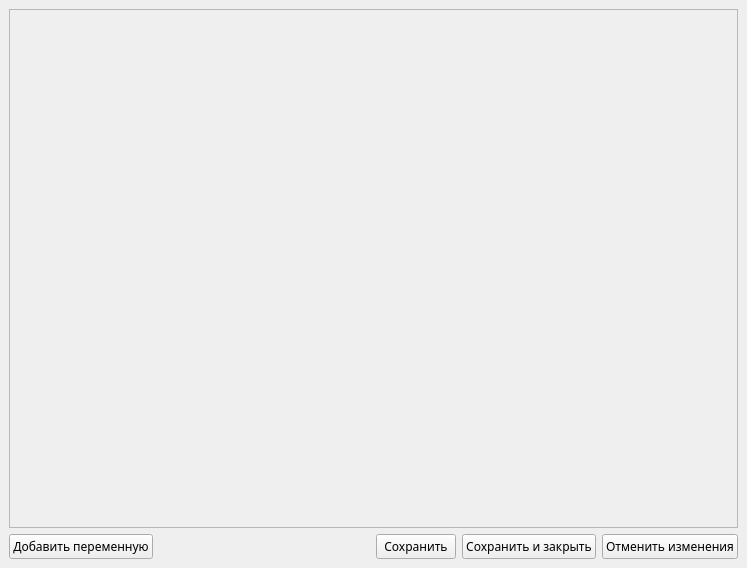
<?xml version="1.0" encoding="UTF-8"?>
<ui version="4.0">
 <class>MainWindow</class>
 <widget class="QMainWindow" name="MainWindow">
  <property name="geometry">
   <rect>
    <x>0</x>
    <y>0</y>
    <width>747</width>
    <height>568</height>
   </rect>
  </property>
  <property name="font">
   <font>
    <family>Gadugi</family>
   </font>
  </property>
  <property name="windowTitle">
   <string>Переменные</string>
  </property>
  <widget class="QWidget" name="centralwidget">
   <layout class="QVBoxLayout" name="verticalLayout">
    <item>
     <widget class="QScrollArea" name="scrollArea">
      <property name="widgetResizable">
       <bool>true</bool>
      </property>
      <widget class="QWidget" name="scrollAreaItems">
       <property name="geometry">
        <rect>
         <x>0</x>
         <y>0</y>
         <width>727</width>
         <height>516</height>
        </rect>
       </property>
       <layout class="QVBoxLayout" name="verticalLayout_2">
        <item>
         <layout class="QHBoxLayout" name="parametersItems">
          <item>
           <layout class="QVBoxLayout" name="parametersLabels"/>
          </item>
          <item>
           <spacer name="horizontalSpacer_2">
            <property name="orientation">
             <enum>Qt::Orientation::Horizontal</enum>
            </property>
            <property name="sizeHint" stdset="0">
             <size>
              <width>40</width>
              <height>20</height>
             </size>
            </property>
           </spacer>
          </item>
          <item>
           <layout class="QVBoxLayout" name="parametersValues"/>
          </item>
         </layout>
        </item>
        <item>
         <spacer name="verticalSpacer">
          <property name="orientation">
           <enum>Qt::Orientation::Vertical</enum>
          </property>
          <property name="sizeHint" stdset="0">
           <size>
            <width>20</width>
            <height>40</height>
           </size>
          </property>
         </spacer>
        </item>
       </layout>
      </widget>
     </widget>
    </item>
    <item>
     <layout class="QHBoxLayout" name="horizontalLayout">
      <property name="topMargin">
       <number>0</number>
      </property>
      <item>
       <widget class="QPushButton" name="addNewButton">
        <property name="text">
         <string>Добавить переменную</string>
        </property>
       </widget>
      </item>
      <item>
       <spacer name="horizontalSpacer">
        <property name="orientation">
         <enum>Qt::Orientation::Horizontal</enum>
        </property>
        <property name="sizeHint" stdset="0">
         <size>
          <width>40</width>
          <height>20</height>
         </size>
        </property>
       </spacer>
      </item>
      <item>
       <widget class="QPushButton" name="saveButton">
        <property name="enabled">
         <bool>true</bool>
        </property>
        <property name="text">
         <string>Сохранить</string>
        </property>
        <property name="checkable">
         <bool>false</bool>
        </property>
        <property name="checked">
         <bool>false</bool>
        </property>
        <property name="autoRepeat">
         <bool>false</bool>
        </property>
        <property name="autoDefault">
         <bool>false</bool>
        </property>
        <property name="default">
         <bool>false</bool>
        </property>
        <property name="flat">
         <bool>false</bool>
        </property>
       </widget>
      </item>
      <item>
       <widget class="QPushButton" name="saveAndCloseButton">
        <property name="text">
         <string>Сохранить и закрыть</string>
        </property>
       </widget>
      </item>
      <item>
       <widget class="QPushButton" name="cancelButton">
        <property name="text">
         <string>Отменить изменения</string>
        </property>
       </widget>
      </item>
     </layout>
    </item>
   </layout>
  </widget>
 </widget>
 <resources/>
 <connections/>
</ui>
